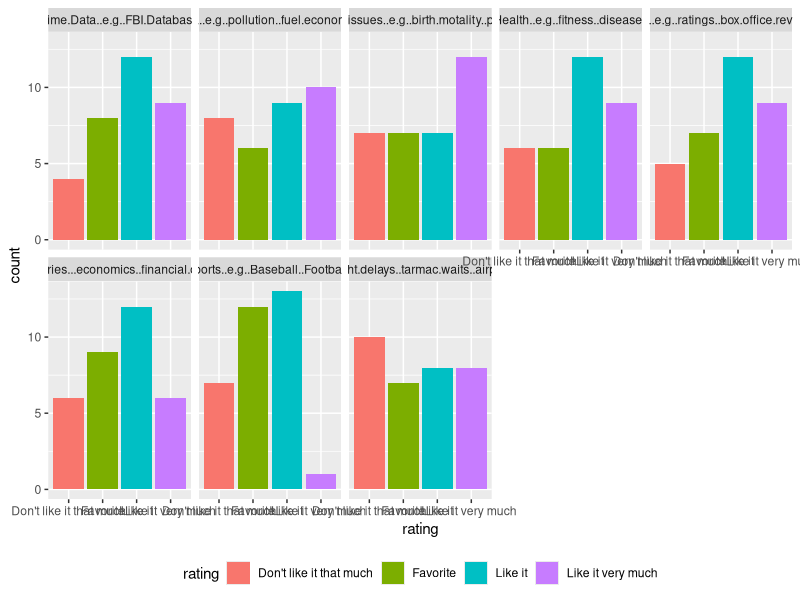
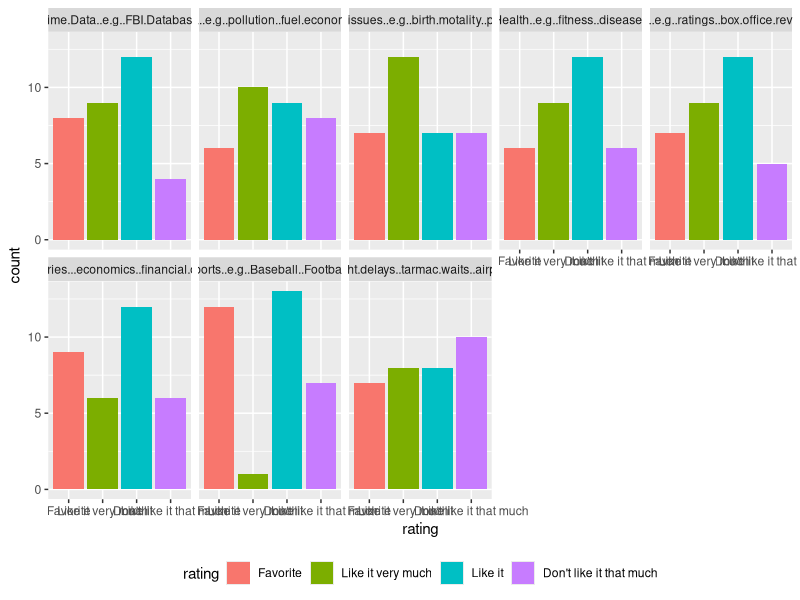
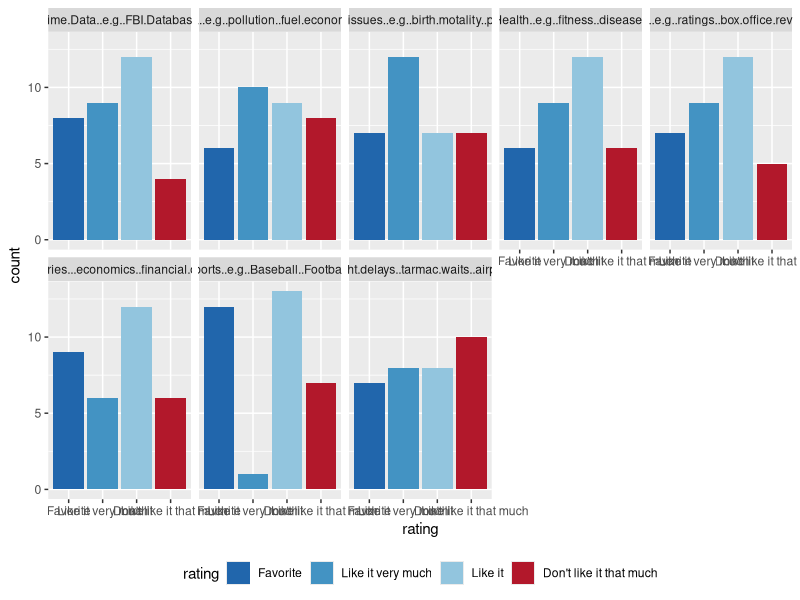
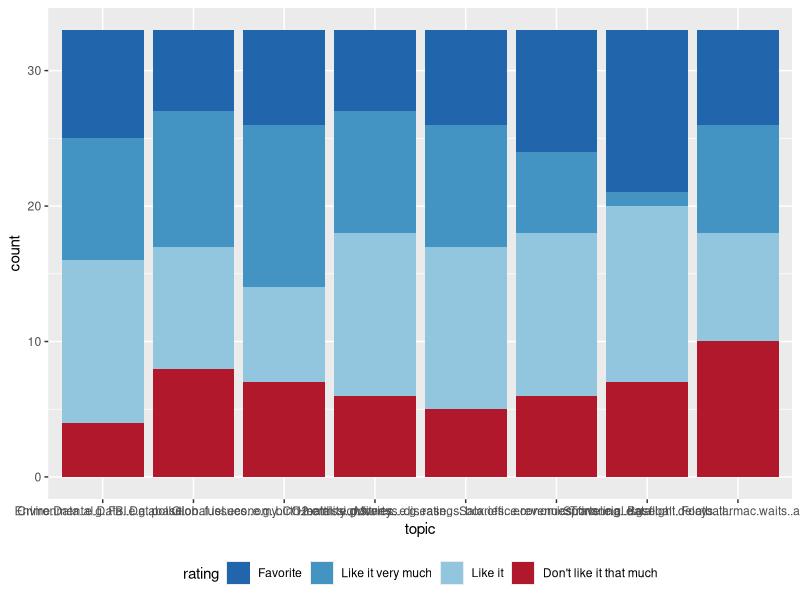
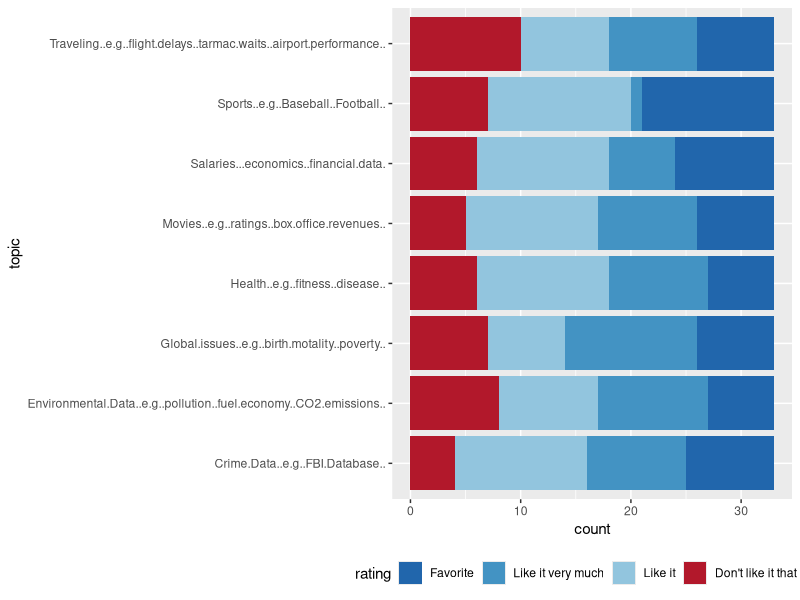
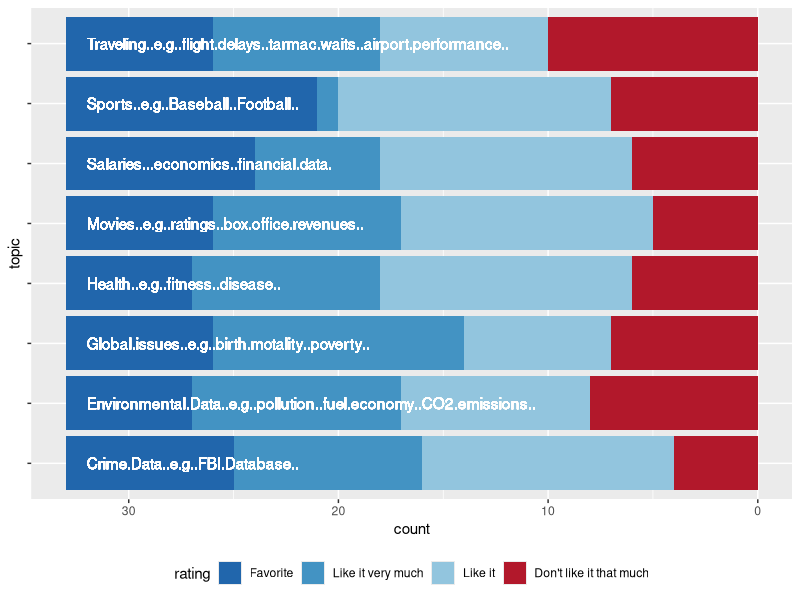
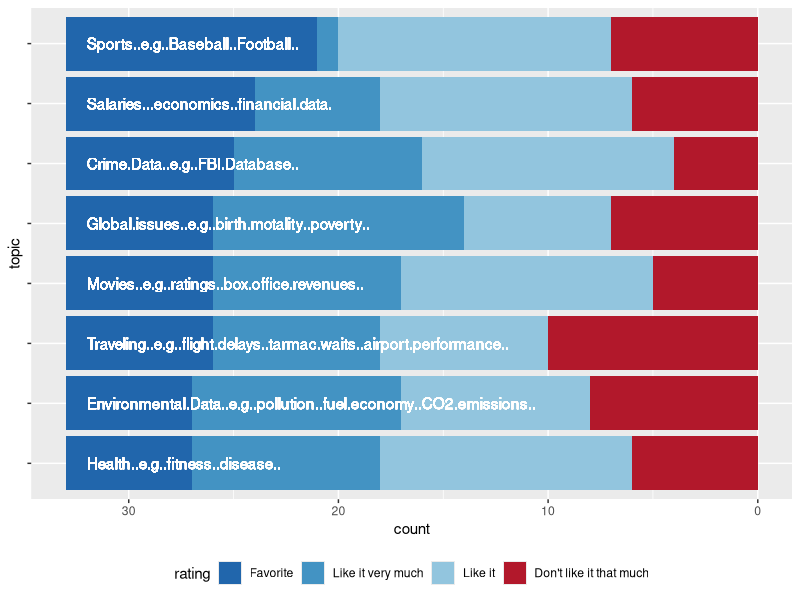

Generate these figures, in order, with R:
## ---- chunk 1
knitr::opts_chunk$set(echo = TRUE)
library(tidyverse)
topics <- read.csv("data/topics202_21F.csv", stringsAsFactors = FALSE)
topics <- topics %>% 
    setNames(gsub('Topics.of.Interest..', '', names(topics), fixed=TRUE)) %>% 
    select(-Timestamp)
head(topics)
## ---- chunk 2
tlong <- topics %>% gather(key='topic', value='rating')
tlong %>% 
  ggplot(aes(x = rating)) + geom_bar(aes(fill=rating)) +
  facet_wrap(~topic, ncol=5) +
  theme(legend.position="bottom")
## ---- chunk 3
tlong <- tlong %>% mutate(
  rating = factor(rating, 
                  levels= c("Favorite", "Like it very much",
                            "Like it", "Don't like it that much"))
)
tlong %>% 
  ggplot(aes(x = rating)) + geom_bar(aes(fill=rating)) +
  facet_wrap(~topic, ncol=5) +
  theme(legend.position="bottom")
## ---- chunk 4
library(RColorBrewer)
cols <- brewer.pal("RdBu", n = 8)

tlong %>% 
  ggplot(aes(x = rating)) + geom_bar(aes(fill=rating)) +
  facet_wrap(~topic, ncol=5) +
  theme(legend.position="bottom") +
  scale_fill_manual(values = cols[c(8,7,6,1)])
## ---- chunk 5
library(RColorBrewer)
cols <- brewer.pal("RdBu", n = 8)

tlong %>% 
  ggplot(aes(x = topic)) + geom_bar(aes(fill=rating)) +
  theme(legend.position="bottom") +
  scale_fill_manual(values = cols[c(8,7,6,1)])
## ---- chunk 6
tlong %>% 
  ggplot(aes(x = topic)) + geom_bar(aes(fill=rating)) +
  theme(legend.position="bottom") +
  scale_fill_manual(values = cols[c(8,7,6,1)]) +
  coord_flip()
## ---- chunk 7
labels <- unique(tlong$topics)
tlong %>% 
  ggplot(aes(x = topic)) + geom_bar(aes(fill=rating)) +
  theme(legend.position="bottom") +
  scale_fill_manual(values = cols[c(8,7,6,1)]) +
  coord_flip() + 
  theme(axis.text.y = element_blank()) +
  scale_y_reverse() +
  geom_text(aes(x = topic, label = topic), 
            y = -nrow(topics)+1, colour="white", hjust=0)
## ---- chunk 8
# Get the cumulative preference
lvl <- tlong %>% group_by(topic) %>% mutate(rating = as.integer(rating)) %>% summarize(best = sum(rating <= 1), second = sum(rating <= 2), third = sum(rating <=3)) %>% arrange(best, second, third) %>% .$topic %>% as.character
tlong <- tlong %>% mutate(topic = factor(topic, lvl))
tlong %>% 
  ggplot(aes(x = topic)) + geom_bar(aes(fill=rating)) +
  theme(legend.position="bottom") +
  scale_fill_manual(values = cols[c(8,7,6,1)]) +
  coord_flip() + 
  theme(axis.text.y = element_blank()) +
  scale_y_reverse() +
  geom_text(aes(x = topic, label = topic), 
            y = -nrow(topics)+1, colour="white", hjust=0)
